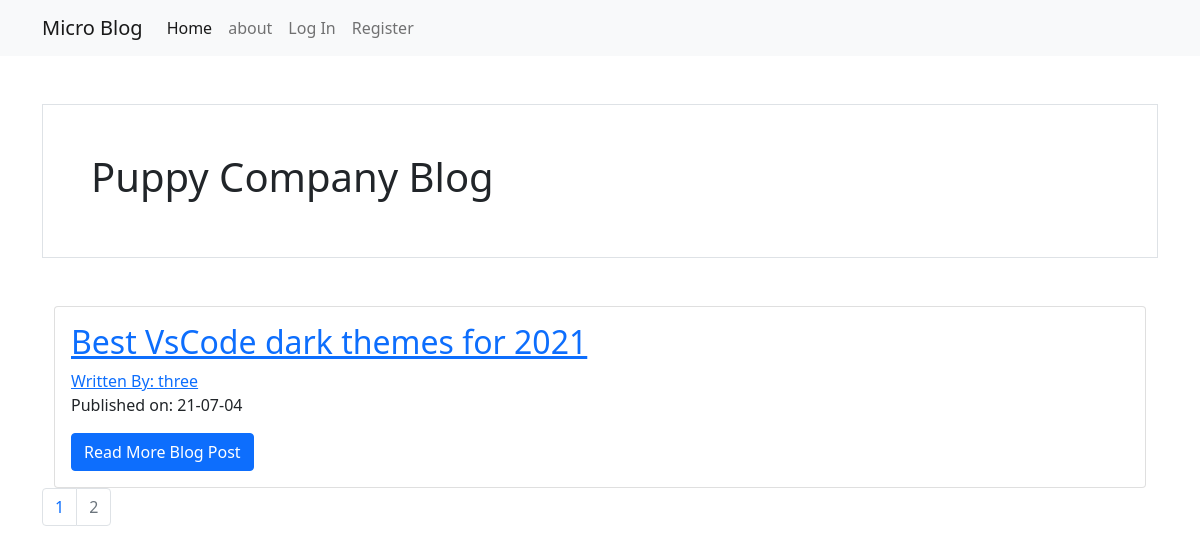
Screenshot of /?page=2 with the database file from the repository.
### puppycompanyblog/models.py (models this page shows, shortened)
class BlogPost(db.Model):
    users = db.relationship("User")
    id = db.Column(db.Integer, primary_key = True)
    user_id = db.Column(db.Integer, db.ForeignKey('users.id'), nullable=False)
    date = db.Column(db.DateTime, nullable=False, default=datetime.utcnow)
    title = db.Column(db.String(140), nullable=False)
    text = db.Column(db.Text, nullable=False)
    def __repr__(self):
        return f"POST Id: {self.id} -- Date: {self.date} -- title: {self.title}"

class User(db.Model, UserMixin):
    __tablename__ = 'users'
    id = db.Column(db.Integer, primary_key= True)
    profile_image = db.Column(db.String(20), nullable = False, default = "default_profile.png")
    email = db.Column(db.String(64), unique = True, index = True)
    username = db.Column(db.String(64), unique = True, index = True)
    password_hash = db.Column(db.String(128))
    posts = db.relationship("BlogPost", backref='author', lazy=True)

### puppycompanyblog/core/views.py (the view)
@core.route('/')
def index():
    page = request.args.get('page', 1, type=int)
    blog_posts = BlogPost.query.order_by(BlogPost.date.desc()).paginate(page=page, per_page=5)
    print(blog_posts.__dict__)
    return render_template('index.html', blog_posts=blog_posts), 200

### puppycompanyblog/templates/index.html
{% extends "base.html" %}
{% block content %}
  <div class="container-fulid border my-5 p-5 text center">
    <h1>Puppy Company Blog</h1>
  </div>
  <div class="container">
    {% for post in blog_posts.items %}
      <div class="card">
        <div class="card-body">
          <h2><a class="card-title" href="{{ url_for('blog_posts.blog_post', blog_post_id = post.id | int) }}">{{post.title}}</a></h2>
          <a href="{{ url_for('users.user_posts', username=post.author.username)}}">Written By: {{post.author.username}} </a>
          <p>Published on: {{post.date.strftime("%y-%m-%d")}} </p>
          <a href="{{ url_for('blog_posts.blog_post', blog_post_id = post.id | int) }}" class="btn btn-primary">Read More Blog Post</a>
        </div>
      </div>
    {% endfor %}
  </div>
  <nav aria-label="Page navigation">
    <ul class="pagination">
      {% for page_num in blog_posts.iter_pages(left_edge=1, right_edge=1, left_current=1, right_current=2) %}
      {% if blog_posts.page == page_num %}
        <li class="page-item disabled"><a class="page-link" href="{{ url_for('core.index', page=page_num) }}">{{ page_num }}</a></li>
      {% else %}
        <li class="page-item"><a class="page-link" href="{{ url_for('core.index', page=page_num) }}">{{ page_num }}</a></li>
      {% endif %}
      {% endfor %}
    </ul>
  </nav>
{% endblock %}

### rows the page displays
BlogPost: title "Best VsCode dark themes for 2021", author.username "three", date "21-07-04"

### other values shown
{{ page_num }} "1"
{{ page_num }} "2"
